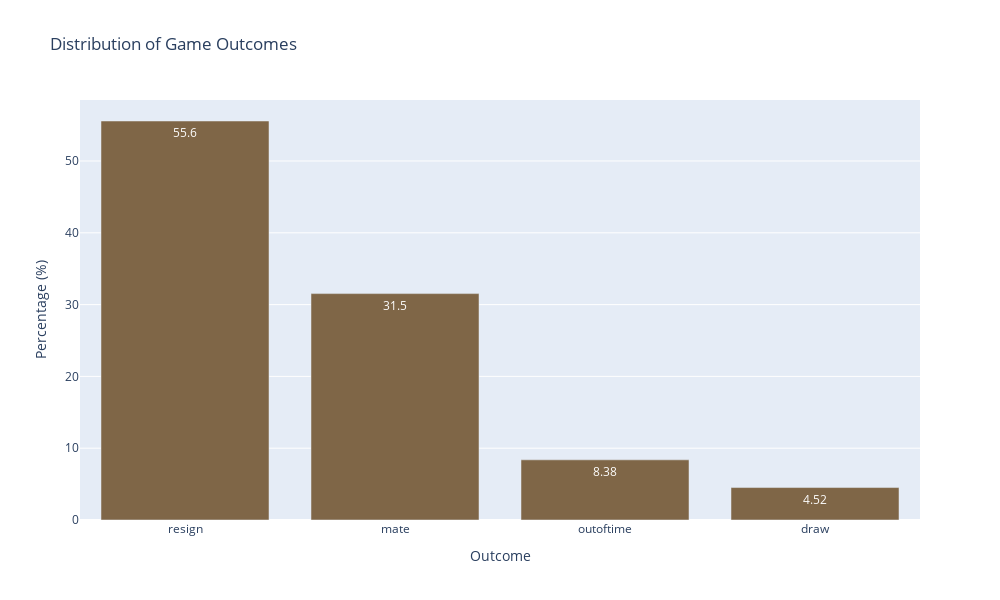

The notebook cell saved with this chart:
### Markdown cell above
### Distribuição de como o jogo acabou (desistênica, cheque-mate, sem tempo, empate)

### Code cell
# Calculando a distribuição de status de vitória
count_victory_status = (df['victory_status'].value_counts(normalize=True) * 100).round(2)

# Criando um DataFrame a partir da distribuição calculada
victory_status_df = count_victory_status.reset_index()
victory_status_df.columns = ['victory_status', 'proportion']

# Gráfico de barras com uma cor só
fig = px.bar(victory_status_df,
             x='victory_status', y='proportion',
             width=1000, height=600, 
             text_auto='.3s',  # value on the bar
             title='Distribution of Game Outcomes',
             labels={'victory_status': 'Outcome', 'proportion': 'Percentage (%)'},
             color_discrete_sequence=[colorD])

fig.show()

### Figure 1 — Plotly figure (JSON) as saved in the notebook; plotly's stock layout.template omitted (floating-point values rounded to 4 significant figures)
{"data": [{"alignmentgroup": "True", "hovertemplate": "Outcome=%{x}<br>Percentage (%)=%{y}<extra></extra>", "legendgroup": "", "marker": {"color": "#7F6647", "pattern": {"shape": ""}}, "name": "", "offsetgroup": "", "orientation": "v", "showlegend": false, "textposition": "auto", "texttemplate": "%{y:.3s}", "type": "bar", "x": ["resign", "mate", "outoftime", "draw"], "xaxis": "x", "y": [55.57, 31.53, 8.38, 4.52], "yaxis": "y"}], "layout": {"barmode": "relative", "height": 600, "legend": {"tracegroupgap": 0}, "title": {"text": "Distribution of Game Outcomes"}, "width": 1000, "xaxis": {"anchor": "y", "autorange": true, "domain": [0, 1], "range": [-0.5, 3.5], "title": {"text": "Outcome"}, "type": "category"}, "yaxis": {"anchor": "x", "autorange": true, "domain": [0, 1], "range": [0, 58.49], "title": {"text": "Percentage (%)"}, "type": "linear"}}}
